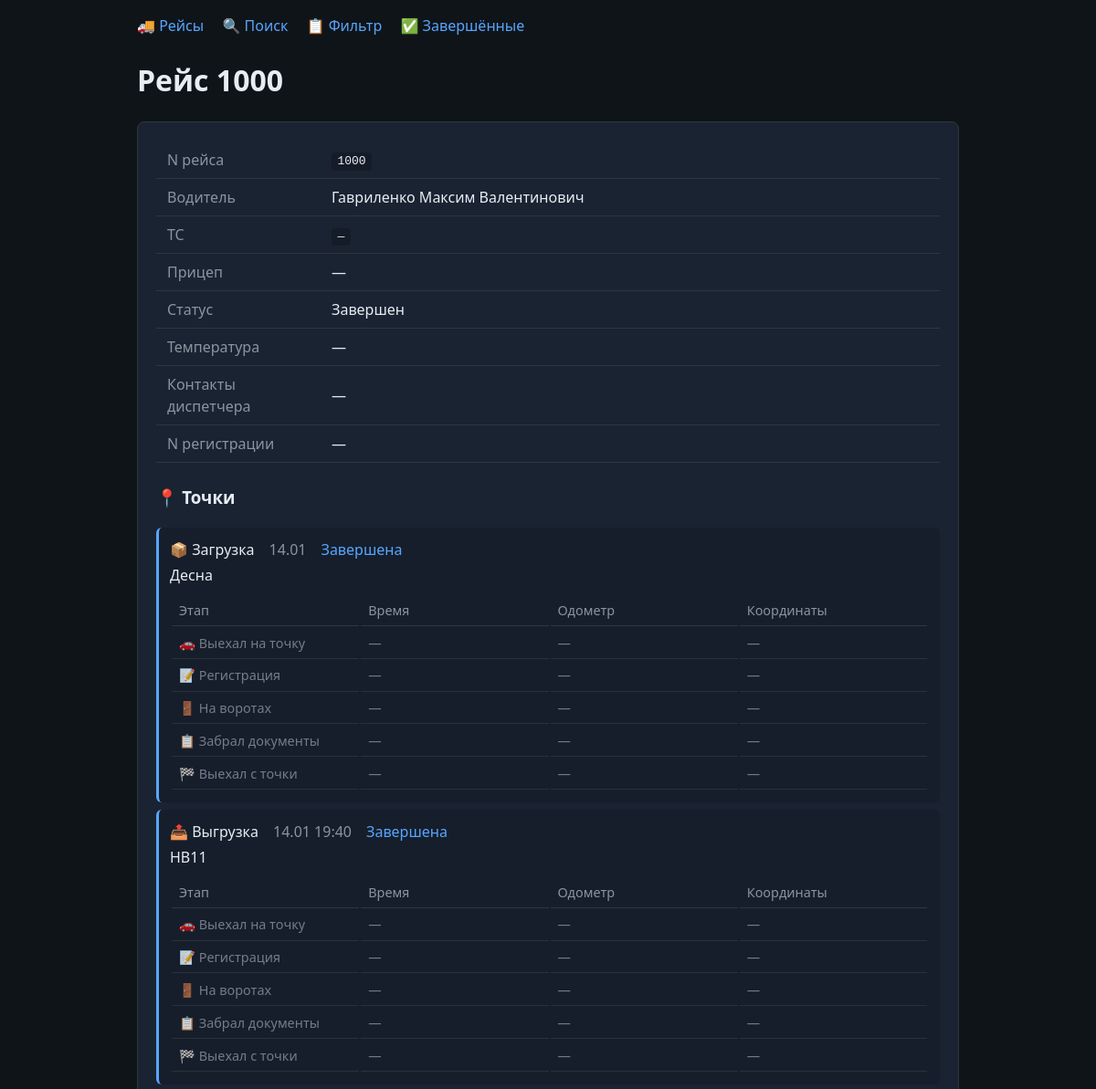
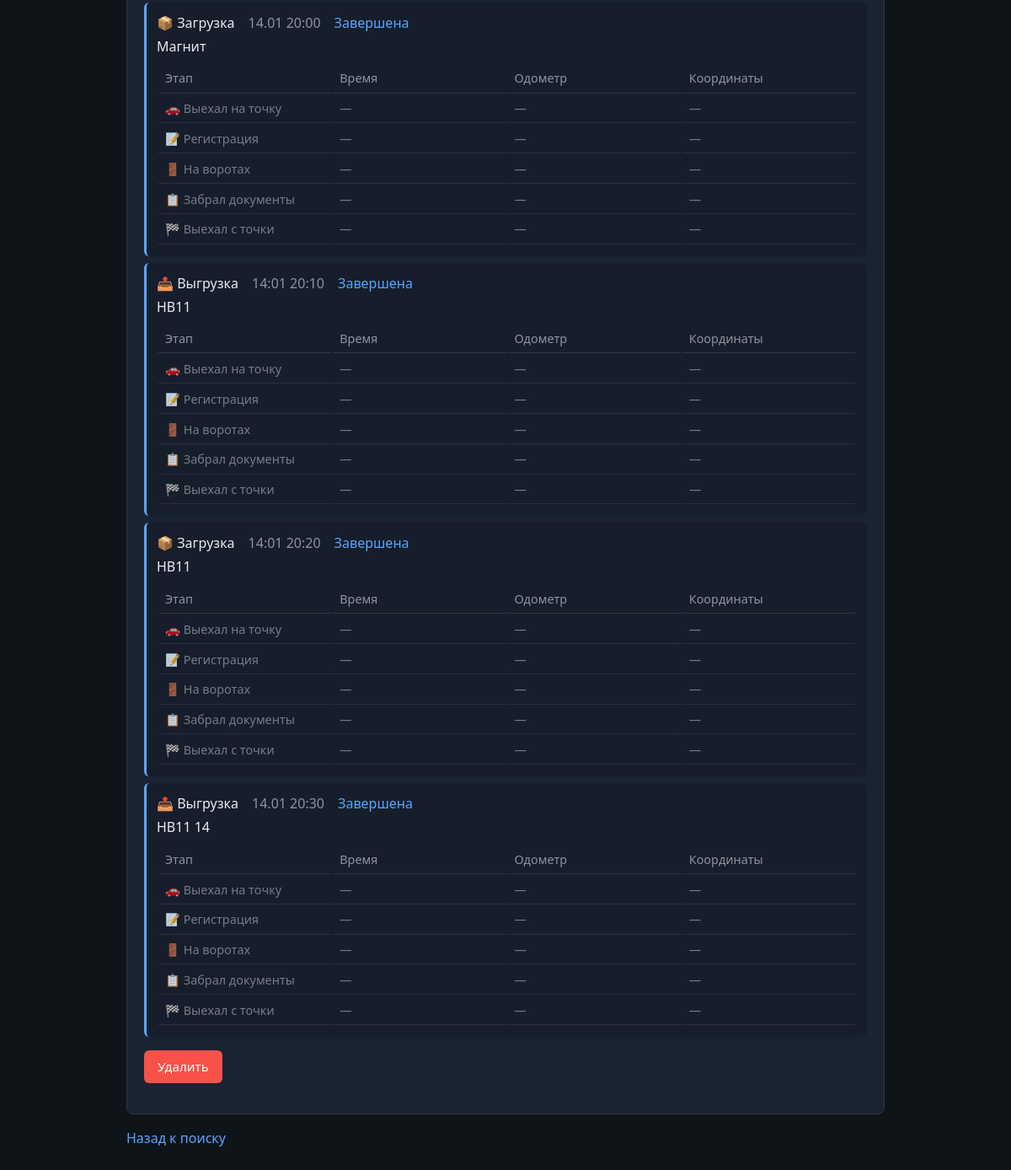
The app's page /admin/routes/1000 with its own data (2 pictures, top to bottom).
### tables this page shows
CREATE TABLE "Route" (
	"id"	TEXT,
	"tg_id"	INTEGER,
	"points"	TEXT,
	"status"	TEXT
, number_auto TEXT DEFAULT '', temperature TEXT DEFAULT '', dispatcher_contacts TEXT DEFAULT '', registration_number TEXT DEFAULT '', trailer_number TEXT DEFAULT '');

CREATE TABLE "Users" (
	"tg_id"	TEXT,
	"name"	TEXT,
	"phone"	TEXT,
	"role"	TEXT,
	"status"	TEXT
);

CREATE TABLE "Point" (
	"id"	INTEGER,
	"id_route"	TEXT,
	"type_point"	TEXT,
	"place_point"	TEXT,
	"date_point"	TEXT,
	"time_accepted"	TEXT,
	"time_departure"	TEXT,
	"time_registration"	TEXT,
	"time_put_on_gate"	TEXT,
	"time_docs"	TEXT,
	"photo_docs"	TEXT,
	"status"	TEXT
, lat REAL DEFAULT NULL, lng REAL DEFAULT NULL, odometer TEXT DEFAULT NULL);

### api/admin_routes_web.py (the view)
@router.get("/routes/{route_id}", response_class=HTMLResponse)
async def route_detail(request: Request, route_id: str, _=Depends(require_admin)):
    user_repo, route_repo = _get_repos()
    route = route_repo.get_by_id_str(route_id)
    if not route:
        raise HTTPException(status_code=404, detail="Рейс не найден")
    detail_data = build_route_detail_data(route, route_repo, user_repo)
    return templates.TemplateResponse(
        "route_detail.html",
        {
            "request": request,
            "route": route,
            "detail": detail_data,
        },
    )

### api/templates/route_detail.html (shortened to what this page needs)
{% extends "base.html" %}
{% block content %}
<h1>Рейс {{ route.id }}</h1>
<div class="card">
    <table class="route-table">
        <tr><th>N рейса</th><td><code>{{ route.id }}</code></td></tr>
        <tr><th>Водитель</th><td>{{ detail.driver_name }}</td></tr>
        <tr><th>ТС</th><td><code>{{ detail.number_auto or '—' }}</code></td></tr>
        <tr><th>Прицеп</th><td>{{ detail.trailer_number or '—' }}</td></tr>
        <tr><th>Статус</th><td>{{ detail.status_display }}</td></tr>
        <tr><th>Температура</th><td>{{ detail.temperature or '—' }}</td></tr>
        <tr><th>Контакты диспетчера</th><td>{{ detail.dispatcher_contacts or '—' }}</td></tr>
        <tr><th>N регистрации</th><td>{{ detail.registration_number or '—' }}</td></tr>
    </table>
    <h3 style="margin-top: 1.5rem;">📍 Точки</h3>
    {% if detail.points_data %}
    {% for pt in detail.points_data %}
    <div class="point-card">
        <div class="point-header">
            <span class="point-type">{{ pt.type_emoji }} {{ pt.type }}</span>
            <span class="point-date">{{ pt.date }}</span>
            <span class="point-status">{{ pt.status }}</span>
        </div>
        <div class="point-place">{{ pt.place }}</div>
        <table class="point-status-table">
            <thead>
                <tr><th>Этап</th><th>Время</th><th>Одометр</th><th>Координаты</th></tr>
            </thead>
            <tbody>
                {% for step in pt.status_steps %}
                <tr class="{% if step.done %}step-done{% else %}step-pending{% endif %}">
                    <td>{{ step.emoji }} {{ step.label }}</td>
                    <td>{% if step.time %}<code>{{ step.time }}</code>{% else %}—{% endif %}</td>
                    <td>{% if step.odometer %}<code>{{ step.odometer }}</code>{% else %}—{% endif %}</td>
                    <td>{% if step.lat is not none and step.lng is not none %}{{ "%.6f"|format(step.lat) }}, {{ "%.6f"|format(step.lng) }}{% else %}—{% endif %}</td>
                </tr>
                {% endfor %}
            </tbody>
        </table>
    </div>
    {% endfor %}
    {% else %}
    <p class="route-meta">Точек нет</p>
    {% endif %}
    {% if route.status == "cancelled" or route.status == "success" %}
    <p><a href="/admin/routes/{{ route.id }}/delete" class="btn btn-danger">Удалить</a></p>
    {% endif %}
</div>
<p><a href="/admin/routes/search">Назад к поиску</a></p>
{% endblock %}

### api/templates/base.html (style rules this page uses)
:root { --bg: #0f1419; --bg-card: #1a2332; --text: #e6edf3; --text-muted: #8b949e; --accent: #58a6ff; --accent-hover: #79b8ff; --danger: #f85149; --success: #3fb950; --border: #30363d; }
* { box-sizing: border-box; }
body { font-family: 'Segoe UI', system-ui, sans-serif; background: var(--bg); color: var(--text); margin: 0; padding: 1rem; line-height: 1.5; }
a { color: var(--accent); text-decoration: none; }
.card { background: var(--bg-card); border: 1px solid var(--border); border-radius: 8px; padding: 1.25rem; margin-bottom: 1rem; }
h1, h2 { margin-top: 0; }
.btn { display: inline-block; padding: 0.5rem 1rem; background: var(--accent); color: #fff; border: none; border-radius: 6px; cursor: pointer; font-size: 0.95rem; }
.btn-danger { background: var(--danger); }
.route-table { width: 100%; border-collapse: collapse; }
.route-table th, .route-table td { padding: 0.5rem 0.75rem; text-align: left; border-bottom: 1px solid var(--border); }
.route-table th { width: 180px; color: var(--text-muted); font-weight: 500; }
.route-table code { background: rgba(0,0,0,0.2); padding: 0.15rem 0.4rem; border-radius: 4px; }
.point-card { padding: 0.75rem; margin-bottom: 0.5rem; background: rgba(0,0,0,0.15); border-radius: 6px; border-left: 3px solid var(--accent); }
.point-header { display: flex; gap: 1rem; margin-bottom: 0.25rem; }
.point-type { font-weight: 500; }
.point-date { color: var(--text-muted); }
.point-status { color: var(--accent); }
.point-place { margin-bottom: 0.5rem; }
.point-status-table { width: 100%; font-size: 0.9rem; margin-top: 0.5rem; }
.point-status-table th, .point-status-table td { padding: 0.35rem 0.5rem; text-align: left; border-bottom: 1px solid var(--border); }
.point-status-table th { color: var(--text-muted); font-weight: 500; width: 180px; }
.point-status-table .step-pending { color: var(--text-muted); opacity: 0.8; }

### records on screen
Route: id "1000"
Users: driver_name "Гавриленко Максим Валентинович"
Point: type_emoji "📦", type "Загрузка", date "14.01", status "Завершена", place "Десна", emoji "🚗" "📝" "🚪" "📋" "🏁", label "Выехал на точку" "Регистрация" "На воротах" "Забрал документы" "Выехал с точки"
Point: type_emoji "📤", type "Выгрузка", date "14.01 19:40", status "Завершена", place "НВ11", emoji "🚗" "📝" "🚪" "📋" "🏁", label "Выехал на точку" "Регистрация" "На воротах" "Забрал документы" "Выехал с точки"
Point: type_emoji "📦", type "Загрузка", date "14.01 20:00", status "Завершена", place "Магнит", emoji "🚗" "📝" "🚪" "📋" "🏁", label "Выехал на точку" "Регистрация" "На воротах" "Забрал документы" "Выехал с точки"
Point: type_emoji "📤", type "Выгрузка", date "14:01 20:10", status "Завершена", place "НВ11", emoji "🚗" "📝" "🚪" "📋" "🏁", label "Выехал на точку" "Регистрация" "На воротах" "Забрал документы" "Выехал с точки"
Point: type_emoji "📦", type "Загрузка", date "14:01 20:20", status "Завершена", place "НВ11", emoji "🚗" "📝" "🚪" "📋" "🏁", label "Выехал на точку" "Регистрация" "На воротах" "Забрал документы" "Выехал с точки"
Point: type_emoji "📤", type "Выгрузка", date "14.01 20:30", status "Завершена", place "НВ11 14", emoji "🚗" "📝" "🚪" "📋" "🏁", label "Выехал на точку" "Регистрация" "На воротах" "Забрал документы" "Выехал с точки"

### other values on screen
{{ detail.number_auto or '—' }} "—"
{{ detail.trailer_number or '—' }} "—"
{{ detail.status_display }} "Завершен"
{{ detail.temperature or '—' }} "—"
{{ detail.dispatcher_contacts or '—' }} "—"
{{ detail.registration_number or '—' }} "—"
